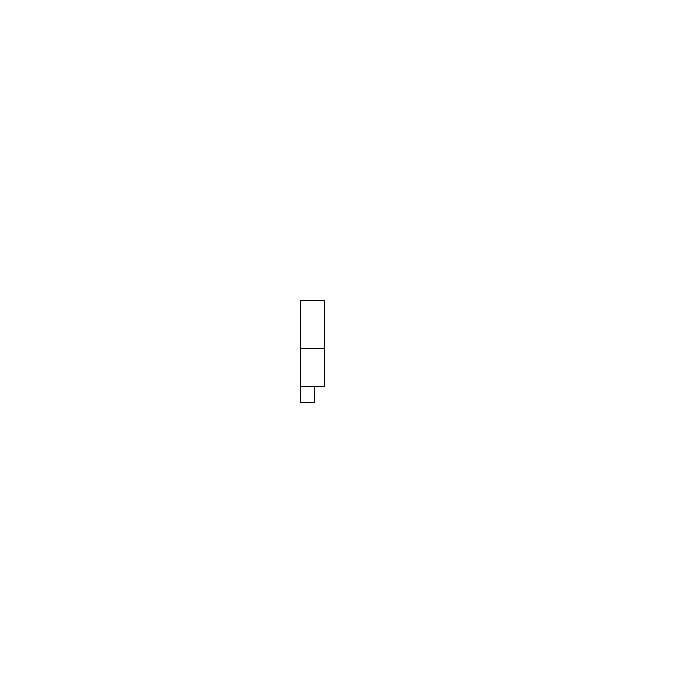
Frame 1 (no input)
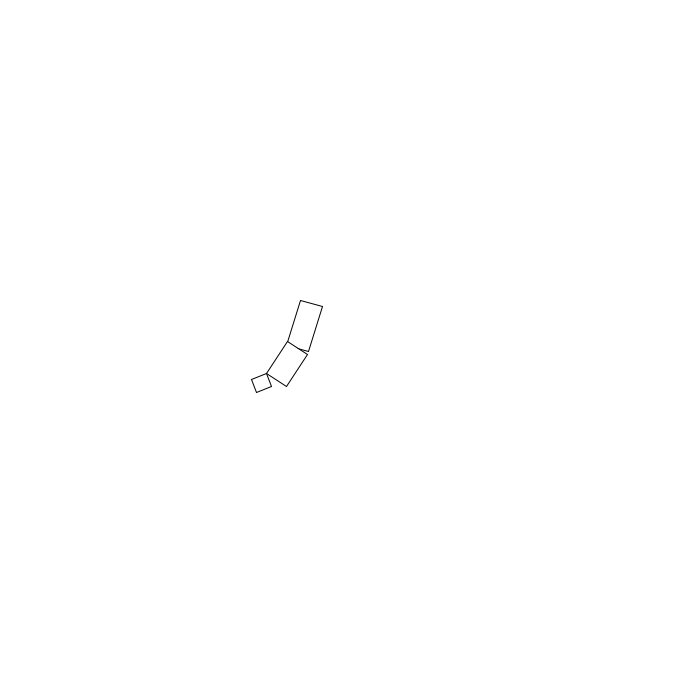
Frame 60 (the mouse pressed at the canvas centre just before this capture)
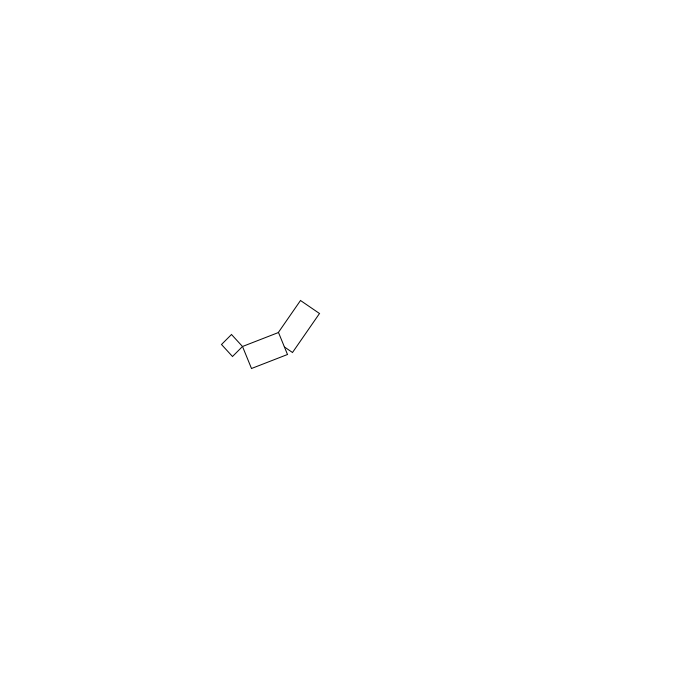
Frame 120 (the mouse held since frame 60 and released just before this capture)

The Processing sketch that drew these frames (run headless with seeded random() and noise(); from frame 60 on, the mouse is pressed at the canvas centre):

// Processing sketch: cubebot_arm
// ── cubebot_arm.pde
float angle = 0.0;
float angleDirection = 1;
float speed = 0.005;
boolean b = true;
float y = 0.0;
float x = 0.0;

void setup() {
  size (700, 700);
  smooth();
}

void draw () {
  if (b) {
    background(255);
    translate(300, 300);
    rotate(angle);
    rect(0, 0, 24, 48);
    translate(0, 48+y);
    rotate(angle);
    rect(0, 0, 24, 38);
    translate(0, 38);
    rotate(angle+angle);
    rect(0, 0, 14, 16);
    y -= 24/(HALF_PI/.005);
    }
    angle += speed;
    if (angle > HALF_PI) {
      b = false;
    
    
    }
}
